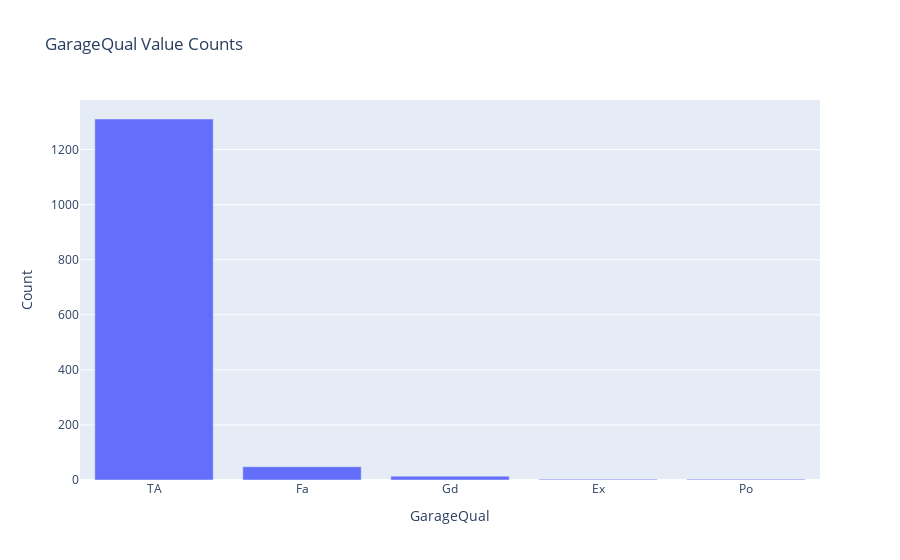

Here is the notebook cell this chart was saved with:
### Code cell
vc = df['GarageQual'].to_pandas().value_counts().reset_index()
vc.columns = ['GarageQual', 'Count']

fig = px.bar(vc, x='GarageQual', y='Count', title='GarageQual Value Counts')
fig.show()

### Figure 1 — Plotly figure (JSON) as saved in the notebook; plotly's stock layout.template omitted (floating-point values rounded to 4 significant figures)
{"data": [{"alignmentgroup": "True", "hovertemplate": "GarageQual=%{x}<br>Count=%{y}<extra></extra>", "legendgroup": "", "marker": {"color": "#636efa", "pattern": {"shape": ""}}, "name": "", "offsetgroup": "", "orientation": "v", "showlegend": false, "textposition": "auto", "type": "bar", "x": ["TA", "Fa", "Gd", "Ex", "Po"], "xaxis": "x", "y": [1311, 48, 14, 3, 3], "yaxis": "y"}], "layout": {"barmode": "relative", "legend": {"tracegroupgap": 0}, "title": {"text": "GarageQual Value Counts"}, "xaxis": {"anchor": "y", "domain": [0, 1], "title": {"text": "GarageQual"}}, "yaxis": {"anchor": "x", "domain": [0, 1], "title": {"text": "Count"}}}}
